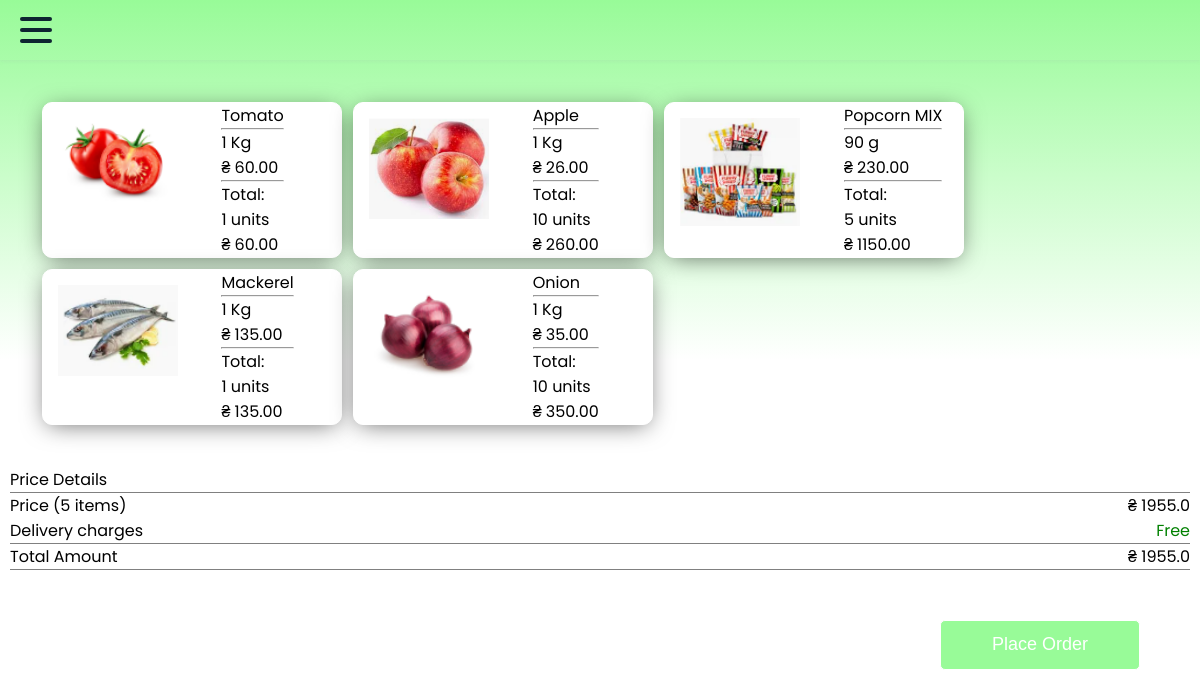
Page /category/orders/ (signed in) on the committed database.
### User_Order/models.py (models this page shows, shortened)
class Order(models.Model):
    user = models.ForeignKey(User, on_delete=models.CASCADE, null=True, blank=True)
    name = models.CharField(max_length=100)
    category = models.ForeignKey(Category, on_delete=models.SET_NULL, null=True, blank=True)
    price = models.DecimalField(max_digits=7, decimal_places=2)
    description = models.CharField(max_length=100, blank=True)
    icon = models.ForeignKey(Icon, on_delete=models.SET_NULL, null=True, blank=True)
    base64 = models.TextField(blank=True)
    name_unit = models.CharField(max_length=50, blank=True)
    count = models.PositiveIntegerField(blank=True, default=1)
    prace_all = models.DecimalField(max_digits=7, decimal_places=2, blank=True)

### Product_shop_2/views.py (the view)
# urls.py: path('orders/', order_all)
def order_all(request):
    context = Order.objects.filter(user=request.user)
    category = Category.objects.all()
    all_product = len(context)
    all_price = 0.0
    for elem in context:
        all_price += float(elem.prace_all)
    return render(template_name="Order_product.html", request=request, context={"product_list": context,
                                                                                "category": category,
                                                                                "all_product": all_product,
                                                                                "all_price": all_price})

### templates/Order_product.html (shortened to what this page needs)
{% extends 'base.html' %}
{% load static %}
{% block content %}
<form method="post" action="https://www.portmone.com.ua/p2p" class="form-order">
<div class="all">
    <div class="order">
        {% for elem in product_list %}
        <div class="box">
            <div class="img_in_box">
                <a><img class=""></a>
            </div>
            <div>
                <p>{{ elem.name }}</p>
                <hr>
                <p>{{ elem.name_unit }}</p>
                <p>₴ {{ elem.price }}</p>
                <hr>
                <p>Total:</p>
                <p>{{ elem.count }} units</p>
                <p>₴ {{ elem.prace_all }}</p>
            </div>
        </div>
        {% endfor %}
    </div>
</div>
<div class="footer">
    <div class="p_d">
        <p>Price Details</p>
    </div>
    <div class="all_price">
        <span>Price ({{ all_product }} items)</span>
        <p>₴ {{ all_price }}</p>
    </div>
    <div class="line2">
        <span>Delivery charges</span>
        <p class="charges">Free</p>
    </div>
    <div class="clear">
    </div>
    <div class="line3">
        <span>Total Amount</span>
        <p>₴ {{ all_price }}</p>
    </div>
    <div class="clear">
    </div>
    <div class="line_final">
        <button type="submit">Place Order</button>
    </div>
</div>
</form>
{% endblock %}

### templates/base.html (shortened to what this page needs)
<!DOCTYPE html>
{% load static %}
<html lang="en">
<head>
    <link type="text/css" href="{% static 'css/16.css' %}" rel="stylesheet"/>
</head>
  <body>
    <nav>
      <div class="navbar">
        <div class="container nav-container">
            <div class="hamburger-lines">
              <span class="line line1"></span>
              <span class="line line2"></span>
              <span class="line line3"></span>
            </div>
        </div>
      </div>
            {% block content %}
            {% endblock %}
    </nav>
  </body>
</html>

### Product_shop_2/static/css/16.css (style rules this page uses)
* { margin: 0; padding: 0; box-sizing: border-box; }
body { font-family: "Poppins", sans-serif; background-image: linear-gradient(0deg, white, white, PaleGreen); background-repeat: no-repeat; }
.container { margin: auto; }
.navbar { width: 100%; box-shadow: 0 1px 4px rgb(146 161 176 / 15%); }
.nav-container { display: flex; justify-content: space-between; align-items: center; height: 62px; z-index: 5; }
.nav-container { display: block; position: relative; height: 60px; }
.nav-container .hamburger-lines { display: block; height: 26px; width: 32px; position: absolute; top: 17px; left: 20px; z-index: 2; display: flex; flex-direction: column; justify-content: space-between; }
.nav-container .hamburger-lines .line { display: block; height: 4px; width: 100%; border-radius: 10px; background: #0e2431; }
.nav-container .hamburger-lines .line1 { transform-origin: 0% 0%; transition: transform 0.4s ease-in-out; }
.nav-container .hamburger-lines .line2 { transition: transform 0.2s ease-in-out; }
.nav-container .hamburger-lines .line3 { transform-origin: 0% 100%; transition: transform 0.4s ease-in-out; }
img { 100х111; }
.order { display: flex; flex-wrap: wrap; padding: 3%; }
.box { display: flex; border: 0.5px solid white; border-radius: 10px; background-color: white; width: 300px; margin: 0.5%; box-shadow: 0px 4px 25px -5px rgba(0,0,0,0.6); flex-wrap: wrap; }
.img_in_box { padding: 5%; width: 60%; }
.p_d { border-bottom: 0.5px solid grey; }
.footer { position: relative; bottom: 0; padding: 0 10px 0 10px; }
.charges { color: green; }
.all_price { overflow: hidden; }
.all_price span { display:block; float:left; }
.all_price p { float:right; }
.line2 span { display:block; float:left; }
.line2 p { float:right; }
.line3 span { display:block; float:left; }
.line3 p { float:right; }
.clear { clear: both; border-bottom: 0.5px solid grey; }
.img_in_box img { width: 120px; }
.line_final button { width: 200px; height: 50px; font-size: large; border-radius: 5px; border: 0.5px solid white; color: white; background: PaleGreen; }
.line_final { margin: 50px; float:right; position: relative; bottom: 0; }

### rows in the picture
Order: name "Tomato", name_unit "1 Kg", price "60.00", count "1", prace_all "60.00"
Order: name "Apple", name_unit "1 Kg", price "26.00", count "10", prace_all "260.00"
Order: name "Popcorn MIX", name_unit "90 g", price "230.00", count "5", prace_all "1150.00"
Order: name "Mackerel", name_unit "1 Kg", price "135.00", count "1", prace_all "135.00"
Order: name "Onion", name_unit "1 Kg", price "35.00", count "10", prace_all "350.00"

### other values in the picture
{{ all_product }} "5"
{{ all_price }} "1955.0"
